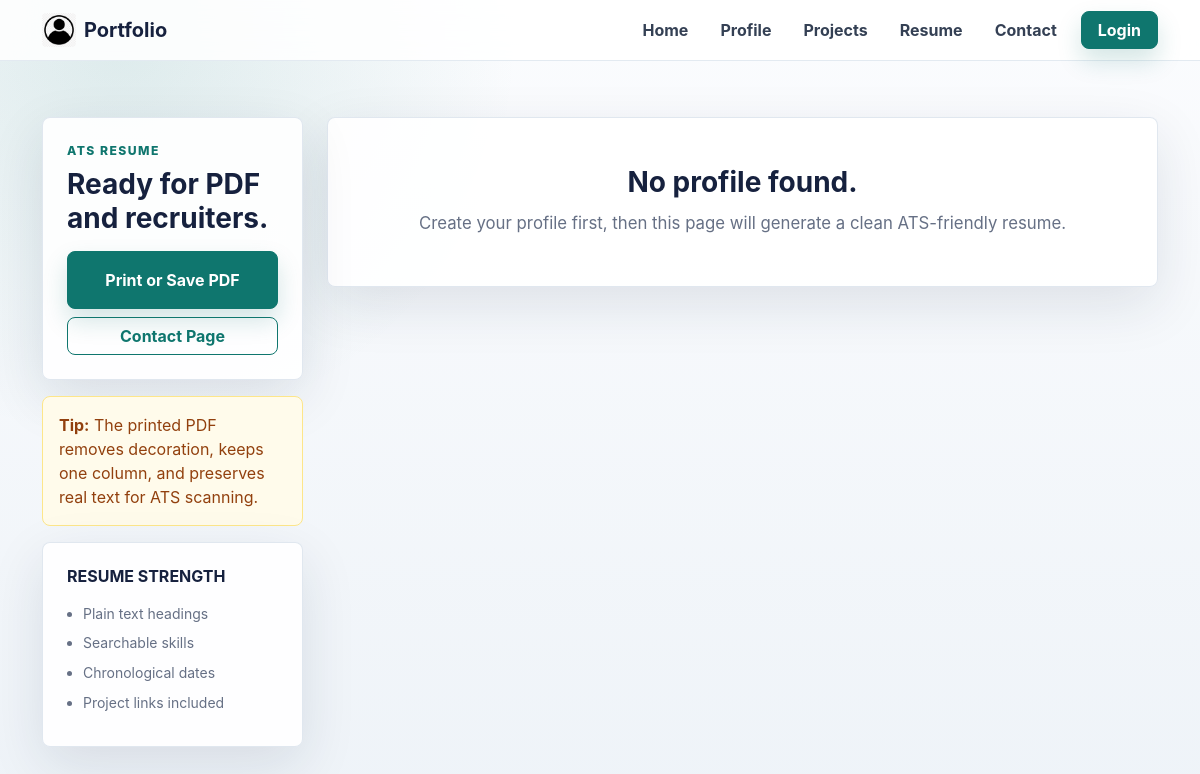
Before: /portfolio/admin/resume with the older database file.
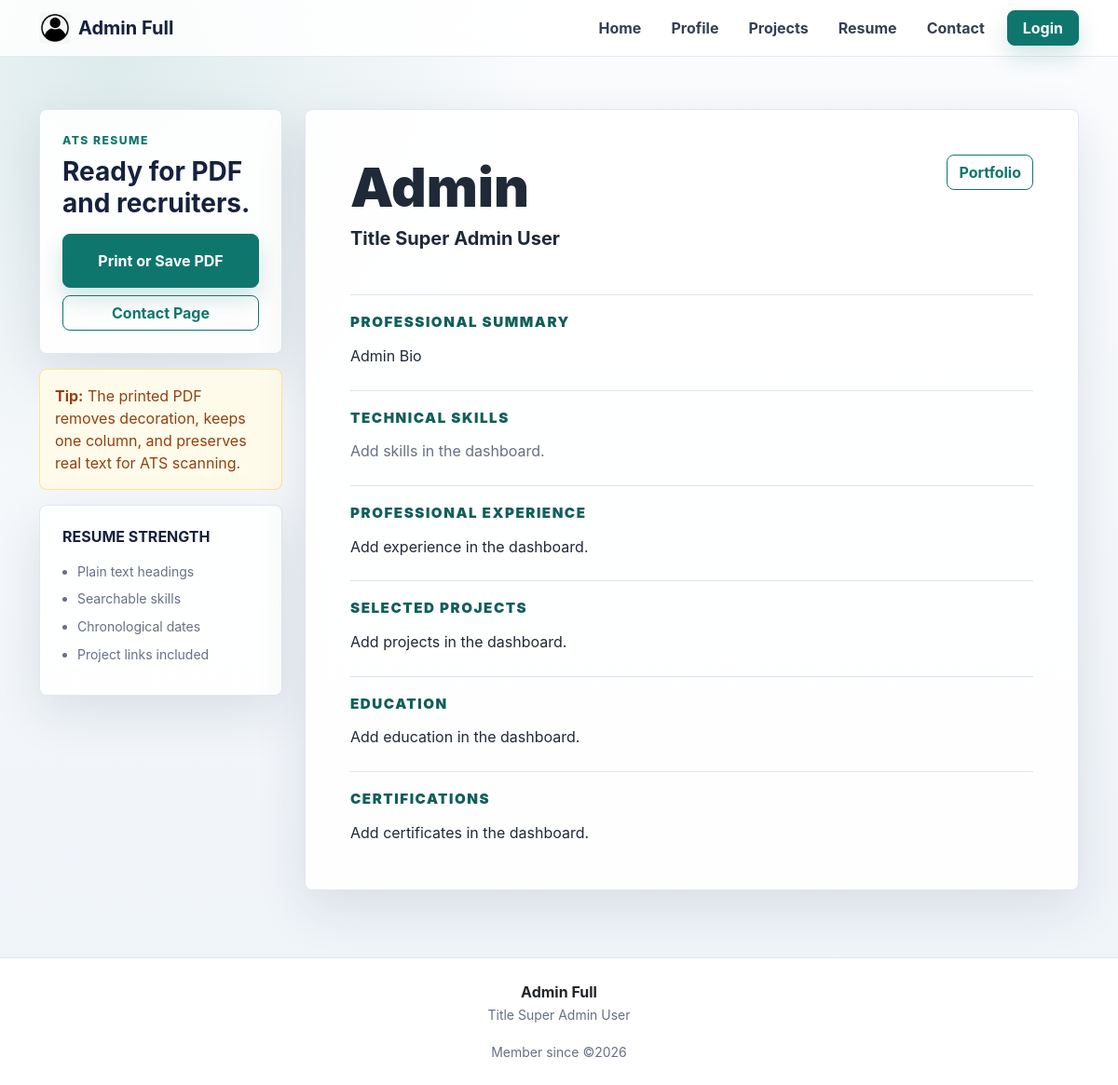
After: the same page with the newer database file.
### portfolio/models.py (models this page shows, shortened)
class Profile(models.Model):
    user = models.OneToOneField(User, related_name='profile', on_delete=models.CASCADE, null=True)
    full_name = models.CharField(max_length=120, default='')
    display_name = models.CharField(max_length=80, blank=True)
    title = models.CharField(max_length=120, blank=True)  # e.g. "Backend Developer"
    bio = models.TextField(blank=True)
    phone = models.CharField(max_length=20, blank=True)
    location = models.CharField(max_length=120, blank=True)
    profile_image = models.ImageField(upload_to="profile_images/", blank=True, null=True)
    github = models.URLField(blank=True)
    linkedin = models.URLField(blank=True)
    website = models.URLField(blank=True)
    created_at = models.DateTimeField(auto_now_add=True)

### portfolio/views.py (the view)
# urls.py: path('<str:username>/resume', resume, name='resume'),
def resume(request, username=None):
    set_cached_username(request, username)
    profile = get_user_profile(username)
    context = {
        "profile": profile,
    }
    return render(request, 'resume.html', context)

### portfolio/utils.py (called while the page is built)
def get_user_profile(username):
    if username:
        return Profile.objects.filter(user__username=username).first()

def get_client_ip(request):
    ip = request.META.get('REMOTE_ADDR')
    return ip

def set_cached_username(request, username):
    if username is not None:
        cache.set(f'cached_username_{get_client_ip(request)}', username)

### portfolio/templates/resume.html (shortened to what the changed rows need)
{% extends 'master/base.html' %}
{% block content %}
  <section class="resume-page">
    <div class="container">
      <div class="row g-4 align-items-start">
        <div class="col-lg-3 no-print">
          <aside class="resume-toolbar d-grid gap-3">
            <div class="surface p-4">
              <h1 class="h3 fw-bold mb-3">Ready for PDF and recruiters.</h1>
            </div>
            <div class="surface p-4">
              <h2 class="h6 fw-bold text-uppercase mb-3">Resume strength</h2>
            </div>
          </aside>
        </div>
        <div class="col-lg-9">
          {% if profile %}
            <article class="resume-document surface p-4 p-md-5 reveal">
              <header class="mb-4">
                <div class="d-flex flex-column flex-md-row justify-content-between gap-3">
                  <div>
                    <h1 class="mb-2">{{ profile.full_name }}</h1>
                    <p class="h5 fw-bold mb-3">{{ profile.title|default:'Developer' }}</p>
                  </div>
                  <div class="text-md-end no-print">
                    <a href="{% if profile_username %}{% url 'username_profile' profile_username %}{% else %}{% url 'profile' %}{% endif %}" class="btn btn-outline-brand">Portfolio</a>
                  </div>
                </div>
              </header>
              {% if profile.bio %}
                <section class="resume-section mb-4">
                  <h2>Professional Summary</h2>
                  <p class="mb-0">{{ profile.bio }}</p>
                </section>
              {% endif %}
              <section class="resume-section mb-4">
                <h2>Technical Skills</h2>
                <div class="no-print">
                  {% for skill in profile.skills.all %}
                    <span class="resume-chip">{{ skill.name }}{% if skill.level %} - {{ skill.get_level_display }}{% endif %}</span>
                  {% empty %}
                    <span class="muted">Add skills in the dashboard.</span>
                  {% endfor %}
                </div>
              </section>
              <section class="resume-section mb-4">
                <h2>Professional Experience</h2>
                {% for exp in profile.experiences.all %}
                  <div class="resume-item">
                    <div class="d-flex flex-column flex-md-row justify-content-between gap-1">
                      <h3 class="resume-role">{{ exp.position }}</h3>
                      <strong>{{ exp.start_date|date:'M Y' }} - {% if exp.end_date %}{{ exp.end_date|date:'M Y' }}{% else %}Present{% endif %}</strong>
                    </div>
                    <div class="resume-meta">{{ exp.company }}{% if exp.location %}, {{ exp.location }}{% endif %}</div>
                    {% if exp.description %}
                      <p class="mb-0">{{ exp.description }}</p>
                    {% endif %}
                  </div>
                {% empty %}
                  <p class="mb-0">Add experience in the dashboard.</p>
                {% endfor %}
              </section>
              <section class="resume-section mb-4">
                <h2>Selected Projects</h2>
                {% for project in profile.projects.all %}
                  <div class="resume-item">
                    <div class="d-flex flex-column flex-md-row justify-content-between gap-1">
                      <h3 class="resume-role">{{ project.title }}</h3>
                      {% if project.start_date %}
                        <strong>{{ project.start_date|date:'Y' }}{% if project.end_date %} - {{ project.end_date|date:'Y' }}{% endif %}</strong>
                      {% endif %}
                    </div>
                    <p class="mb-1">{{ project.description }}</p>
                    <p class="mb-0">
                      {% for tag in project.tags.all %}
                        {{ tag.name }}{% if not forloop.last %}, {% endif %}
                      {% endfor %}
                      {% if project.live_link %}{% if project.tags.all %} | {% endif %}Live: {{ project.live_link }}{% endif %}
                      {% if project.github_link %}{% if project.tags.all or project.live_link %} | {% endif %}Code: {{ project.github_link }}{% endif %}
                    </p>
                  </div>
                {% empty %}
                  <p class="mb-0">Add projects in the dashboard.</p>
                {% endfor %}
              </section>
              <section class="resume-section mb-4">
                <h2>Education</h2>
                {% for edu in profile.education.all %}
                  <div class="resume-item">
                    <div class="d-flex flex-column flex-md-row justify-content-between gap-1">
                      <h3 class="resume-role">{{ edu.degree }}{% if edu.field_of_study %}, {{ edu.field_of_study }}{% endif %}</h3>
                      <strong>{{ edu.start_year }} - {{ edu.end_year|default:'Present' }}</strong>
                    </div>
                    <div class="resume-meta">{{ edu.institution }}</div>
                    {% if edu.description %}
                      <p class="mb-0">{{ edu.description }}</p>
                    {% endif %}
                  </div>
                {% empty %}
                  <p class="mb-0">Add education in the dashboard.</p>
                {% endfor %}
              </section>
              <section class="resume-section">
                <h2>Certifications</h2>
                {% for cert in profile.certificates.all %}
                  <div class="resume-item">
                    <div class="d-flex flex-column flex-md-row justify-content-between gap-1">
                      <h3 class="resume-role">{{ cert.title }}</h3>
                      <strong>{{ cert.issue_date|date:'M Y' }}</strong>
                    </div>
                    <div class="resume-meta">{{ cert.issuer }}</div>
                    {% if cert.credential_url or cert.credential_id %}
                      <p class="mb-0">
                        {% if cert.credential_id %}Credential ID: {{ cert.credential_id }}{% endif %}
                        {% if cert.credential_url %}{% if cert.credential_id %} | {% endif %}Credential URL: {{ cert.credential_url }}{% endif %}
                      </p>
                    {% endif %}
                  </div>
                {% empty %}
                  <p class="mb-0">Add certificates in the dashboard.</p>
                {% endfor %}
              </section>
            </article>
          {% else %}
            <div class="surface p-5 text-center">
              <h2 class="h3 fw-bold">No profile found.</h2>
              <p class="section-copy mb-0">Create your profile first, then this page will generate a clean ATS-friendly resume.</p>
            </div>
          {% endif %}
        </div>
      </div>
    </div>
  </section>
{% endblock %}

### portfolio/templates/master/nav.html (shortened to what this page needs)
<nav class="navbar navbar-expand-lg navbar-light sticky-top">
  <div class="container">
    <a class="navbar-brand fw-bold d-flex align-items-center" href="{% url 'profile' profile.user.username|default:None %}">
      {% if profile.profile_image %}
        <img src="{{ profile.profile_image.url }}" class="rounded-circle me-2" width="32" height="32" alt="{{ profile.full_name }}" />
      {% else %}
        <img src="/media/app/logo.webp" alt="Logo" width="34" height="34" class="me-2 rounded" />
      {% endif %}
      <span>{{ profile.display_name|default:'Portfolio' }}</span>
    </a>
    <div class="collapse navbar-collapse justify-content-end d-none d-lg-flex">
      <ul class="navbar-nav align-items-center gap-3">
        <li class="nav-item">
          <a class="nav-link" href="{% url 'profile' %}">Home</a>
        </li>
        <li class="nav-item">
          <a class="nav-link" href="{% url 'profile' profile.user.username|default:None %}">Profile</a>
        </li>
        <li class="nav-item">
          <a class="nav-link" href="{% url 'projects' profile.user.username|default:None %}">Projects</a>
        </li>
        <li class="nav-item">
          <a class="nav-link" href="{% url 'resume' profile.user.username|default:None %}">Resume</a>
        </li>
        <li class="nav-item">
          <a class="nav-link" href="{% url 'contact' profile.user.username|default:None %}">Contact</a>
        </li>
        {% if request.user.is_authenticated %}
          <li class="nav-item">
            <a class="nav-link" href="{% url 'dashboard' %}">Dashboard</a>
          </li>
          <li class="nav-item">
            <a class="nav-link" href="{% url 'logout' %}">Logout</a>
          </li>
        {% else %}
          <li class="nav-item">
            <a class="btn btn-brand px-3" href="{% url 'login' %}">Login</a>
          </li>
        {% endif %}
      </ul>
    </div>
  </div>
</nav>

### portfolio/templates/master/footer.html (shortened to what this page needs)
<footer class="footer py-4 bg-white">
  <div class="container">
    <div>
      <div class="fw-bold text-dark">{{ profile.display_name|default:'Portfolio' }}</div>
      <small>{{ profile.title }}</small>
    </div>
    <div>
      <small>Member since ©{{ profile.user.date_joined|date:"Y"}}</small>
    </div>
  </div>
</footer>

Changed rows visible on the page:
added Profile: display_name "Admin Full", full_name "Admin", title "Title Super Admin User", bio "Admin Bio", user.date_joined "2026"
Other visible differences:
{{ profile.display_name|default:'Portfolio' }}: "Portfolio" → (not shown)
text no longer shown: "No profile found. Create your profile first, then this page will generate a clean ATS-friendly resume."
text now shown: "Portfolio PROFESSIONAL SUMMARY TECHNICAL SKILLS Add skills in the dashboard. PROFESSIONAL EXPERIENCE Add experience in the dashboard. SELECTED PROJECTS Add projects in the dashboard. EDUCATION Add education in the dashboard. CERTIFICATIONS Add certificates in the dashboard. Member since ©"
